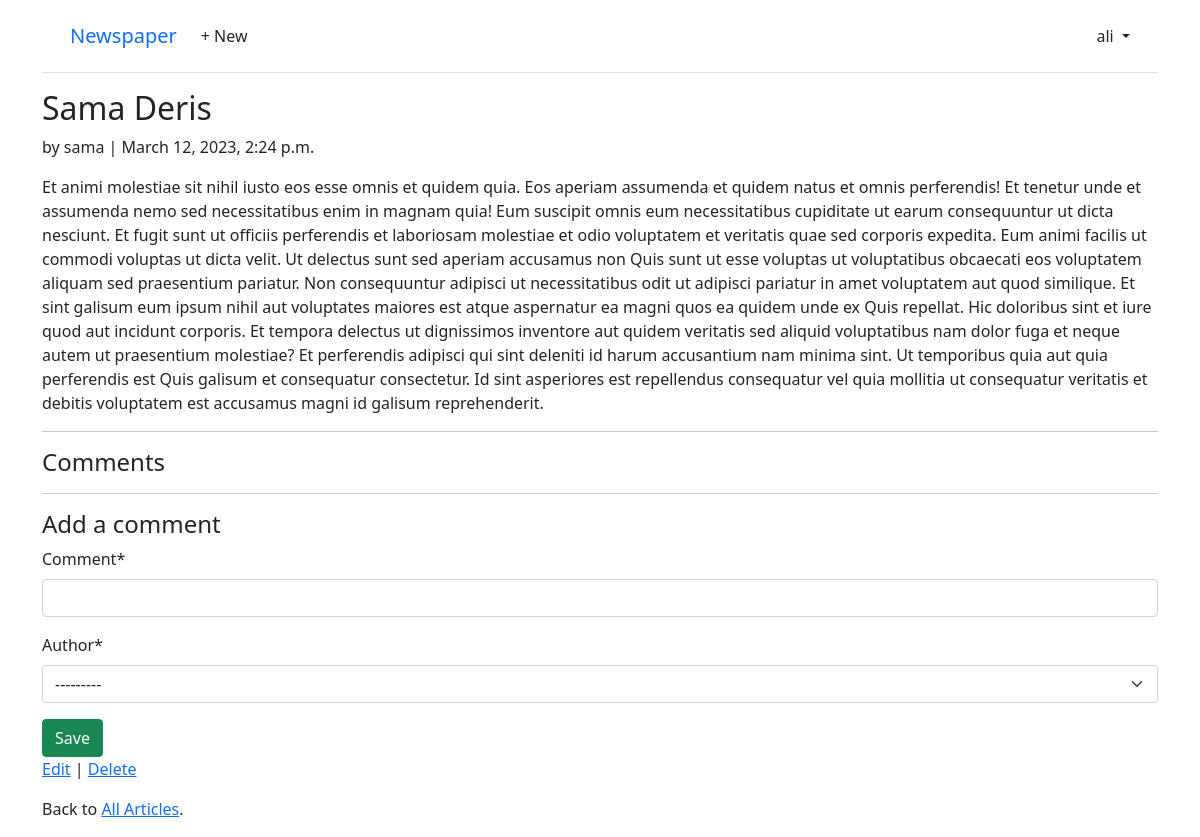
The app's page /articles/3/ (signed in) with its own data.
### accounts/models.py (models this page shows)
class CustomUser(AbstractUser):
    age = models.PositiveIntegerField(null=True, blank=True)

### articles/models.py (models this page shows, shortened)
class Article(models.Model):
    title = models.CharField(max_length=255)
    body = models.TextField()
    data = models.DateTimeField(auto_now_add=True)
    author = models.ForeignKey(settings.AUTH_USER_MODEL, on_delete=models.CASCADE)

### articles/views.py (the view, shortened to what this page needs)
# urls.py: path("<int:pk>/", ArticleDetailView.as_view(), name="article_detail"),
class ArticleDetailView(LoginRequiredMixin, View):
    def get(self, request, *args, **kwargs):
        view = CommentGet.as_view()
        return view(request, *args, **kwargs)

### articles/forms.py
class CommentForm(forms.ModelForm):
    class Meta:
        model = Comment
        fields = ("comment", "author")

### articles/views.py (called while the page is built)
    def get_context_data(self, **kwargs):
        context = super().get_context_data(**kwargs)
        context["form"] = CommentForm()
        return context

### articles/templates/articles/article_detail.html (shortened to what this page needs)
{% extends "_base.html" %}
{% load crispy_forms_tags %}
{% block content %}
    <div class="article-entry">
        <h2>{{ object.title }}</h2>
        <p>by {{ object.author }} | {{ object.data }}</p>
        <p>{{ object.body }}</p>
    </div>
    <hr>
    <h4>Comments</h4>
    <hr>
    <h4>Add a comment</h4>
    <form action="" method="post">{% csrf_token %}
        {{ form|crispy }}
        <button class="btn btn-success ml-2" type="submit">Save</button>
    </form>
    <p><a href="{% url 'article_edit' article.pk %}">Edit</a> |
        <a href="{% url 'article_delete' article.pk %}">Delete</a></p>
    <p>Back to <a href="{% url 'article_list' %}">All Articles</a>.</p>
{% endblock %}

### templates/_base.html (shortened to what this page needs)
<!DOCTYPE html>
<html>
<head>
  <link href="https://cdn.jsdelivr.net/npm/bootstrap@5.1.3/dist/css/bootstrap.min.css" rel="stylesheet"
>
</head>
<body>
  <div class="container">
    <header class="p-3 mb-3 border-bottom">
      <div class="container">
        <div class="d-flex flex-wrap align-items-center justify-content-center
          justify-content-lg-start">
          <a class="navbar-brand" href="{% url 'home' %}">Newspaper</a>
          <ul class="nav col-12 col-lg-auto me-lg-auto mb-2 justify-content-center
            mb-md-0">
            {% if user.is_authenticated %}
            <li><a href="{% url 'article_new' %}" class="nav-link px-2 link-dark">+ New</a></li>
          </ul>
          <div class="dropdown text-end">
            <a href="#" class="d-block link-dark text-decoration-none dropdown-toggle" id="dropdownUser1"
              data-bs-toggle="dropdown" aria-expanded="false">
              {{ user.username }}
            </a>
          </div>
          {% else %}
          <div class="text-end">
            <a href="{% url 'login' %}" class="btn btn-outline-primary me-2">Log
              In</a>
            <a href="{% url 'signup' %}" class="btn btn-primary">Sign Up</a>
          </div>
          {% endif %}
        </div>
      </div>
    </header>
    <main>
      {% block content %}
      {% endblock content %}
    </main>
  </div>
</body>
</html>

### records on screen
CustomUser: username "ali"
Article: title "Sama Deris", author "sama", data "March 12, 2023, 2:24 p.m.", body "Et animi molestiae sit nihil iusto eos esse omnis et quidem quia. Eos aperiam assumenda et quidem natus et omnis perferendis! Et tenetur unde et assumenda nemo sed necessitatibus enim in magnam quia! Eum suscipit omnis eum necessitatibus cupiditate ut earum consequuntur ut dicta nesciunt. Et fugit sunt ut officiis perferendis et laboriosam molestiae et odio voluptatem et veritatis quae sed corporis expedita. Eum animi facilis ut commodi voluptas ut dicta velit. Ut delectus sunt sed aperiam accusamus non Quis sunt ut esse voluptas ut voluptatibus obcaecati eos voluptatem aliquam sed praesentium pariatur. Non consequuntur adipisci ut necessitatibus odit ut adipisci pariatur in amet voluptatem…"
